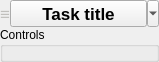
<?xml version="1.0" encoding="UTF-8"?>
<ui version="4.0">
 <class>DefaultTaskNode1</class>
 <widget class="QWidget" name="DefaultTaskNode1">
  <property name="geometry">
   <rect>
    <x>0</x>
    <y>0</y>
    <width>159</width>
    <height>62</height>
   </rect>
  </property>
  <property name="windowTitle">
   <string>Form</string>
  </property>
  <layout class="QVBoxLayout" name="verticalLayout">
   <property name="spacing">
    <number>0</number>
   </property>
   <property name="leftMargin">
    <number>0</number>
   </property>
   <property name="topMargin">
    <number>0</number>
   </property>
   <property name="rightMargin">
    <number>0</number>
   </property>
   <property name="bottomMargin">
    <number>0</number>
   </property>
   <item>
    <layout class="QHBoxLayout" name="horizontalLayout">
     <item>
      <widget class="QLabel" name="m_handle">
       <property name="palette">
        <palette>
         <active>
          <colorrole role="WindowText">
           <brush brushstyle="SolidPattern">
            <color alpha="255">
             <red>192</red>
             <green>191</green>
             <blue>188</blue>
            </color>
           </brush>
          </colorrole>
          <colorrole role="Text">
           <brush brushstyle="SolidPattern">
            <color alpha="255">
             <red>119</red>
             <green>118</green>
             <blue>123</blue>
            </color>
           </brush>
          </colorrole>
         </active>
         <inactive>
          <colorrole role="WindowText">
           <brush brushstyle="SolidPattern">
            <color alpha="255">
             <red>192</red>
             <green>191</green>
             <blue>188</blue>
            </color>
           </brush>
          </colorrole>
          <colorrole role="Text">
           <brush brushstyle="SolidPattern">
            <color alpha="255">
             <red>119</red>
             <green>118</green>
             <blue>123</blue>
            </color>
           </brush>
          </colorrole>
         </inactive>
         <disabled>
          <colorrole role="WindowText">
           <brush brushstyle="SolidPattern">
            <color alpha="255">
             <red>146</red>
             <green>149</green>
             <blue>149</blue>
            </color>
           </brush>
          </colorrole>
          <colorrole role="Text">
           <brush brushstyle="SolidPattern">
            <color alpha="255">
             <red>146</red>
             <green>149</green>
             <blue>149</blue>
            </color>
           </brush>
          </colorrole>
         </disabled>
        </palette>
       </property>
       <property name="font">
        <font>
         <pointsize>13</pointsize>
         <weight>75</weight>
         <bold>true</bold>
        </font>
       </property>
       <property name="cursor">
        <cursorShape>ClosedHandCursor</cursorShape>
       </property>
       <property name="text">
        <string>≡</string>
       </property>
      </widget>
     </item>
     <item>
      <widget class="QToolButton" name="m_headlineButton">
       <property name="sizePolicy">
        <sizepolicy hsizetype="MinimumExpanding" vsizetype="Fixed">
         <horstretch>0</horstretch>
         <verstretch>0</verstretch>
        </sizepolicy>
       </property>
       <property name="palette">
        <palette>
         <active>
          <colorrole role="HighlightedText">
           <brush brushstyle="SolidPattern">
            <color alpha="255">
             <red>119</red>
             <green>118</green>
             <blue>123</blue>
            </color>
           </brush>
          </colorrole>
         </active>
         <inactive>
          <colorrole role="HighlightedText">
           <brush brushstyle="SolidPattern">
            <color alpha="255">
             <red>119</red>
             <green>118</green>
             <blue>123</blue>
            </color>
           </brush>
          </colorrole>
         </inactive>
         <disabled>
          <colorrole role="HighlightedText">
           <brush brushstyle="SolidPattern">
            <color alpha="255">
             <red>119</red>
             <green>118</green>
             <blue>123</blue>
            </color>
           </brush>
          </colorrole>
         </disabled>
        </palette>
       </property>
       <property name="font">
        <font>
         <pointsize>13</pointsize>
         <weight>75</weight>
         <bold>true</bold>
        </font>
       </property>
       <property name="text">
        <string>Task title</string>
       </property>
       <property name="popupMode">
        <enum>QToolButton::MenuButtonPopup</enum>
       </property>
       <property name="toolButtonStyle">
        <enum>Qt::ToolButtonTextBesideIcon</enum>
       </property>
      </widget>
     </item>
    </layout>
   </item>
   <item>
    <widget class="QGroupBox" name="m_controls">
     <property name="sizePolicy">
      <sizepolicy hsizetype="Preferred" vsizetype="MinimumExpanding">
       <horstretch>0</horstretch>
       <verstretch>0</verstretch>
      </sizepolicy>
     </property>
     <property name="title">
      <string>Controls</string>
     </property>
     <property name="flat">
      <bool>true</bool>
     </property>
    </widget>
   </item>
  </layout>
 </widget>
 <resources/>
 <connections/>
</ui>
